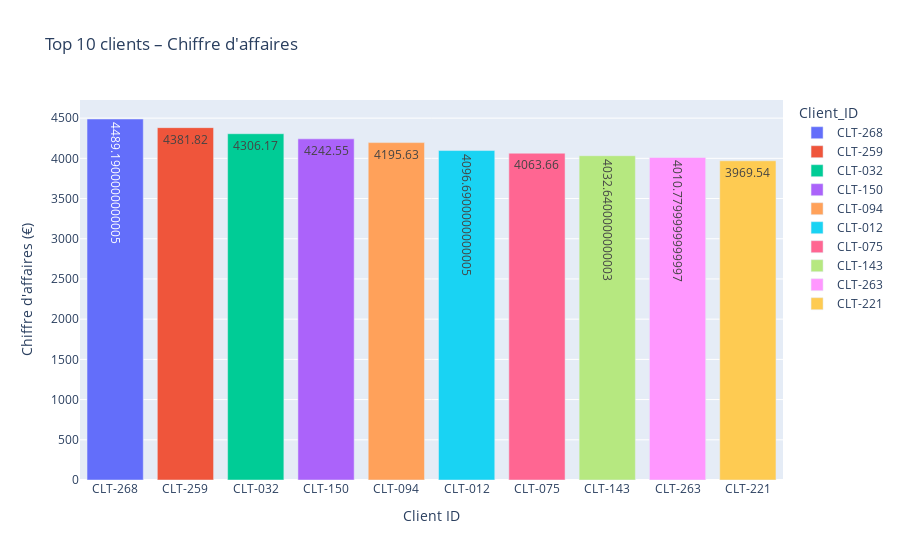

Write notebook code for a chart like this one.
### Code cell
fig = px.bar(
    top_clients,
    x='Client_ID',
    y='Total_Revenue',
    title='Top 10 clients – Chiffre d\'affaires',
    text='Total_Revenue',
    color='Client_ID'
)

fig.update_layout(xaxis_title='Client ID', yaxis_title='Chiffre d\'affaires (€)')
fig.show()

### Figure 1 — Plotly figure (JSON) as saved in the notebook; plotly's stock layout.template omitted (floating-point values rounded to 4 significant figures)
{"data": [{"alignmentgroup": "True", "hovertemplate": "Client_ID=%{x}<br>Total_Revenue=%{text}<extra></extra>", "legendgroup": "CLT-268", "marker": {"color": "#636efa", "pattern": {"shape": ""}}, "name": "CLT-268", "offsetgroup": "CLT-268", "orientation": "v", "showlegend": true, "text": [4489.0], "textposition": "auto", "type": "bar", "x": ["CLT-268"], "xaxis": "x", "y": [4489.0], "yaxis": "y"}, {"alignmentgroup": "True", "hovertemplate": "Client_ID=%{x}<br>Total_Revenue=%{text}<extra></extra>", "legendgroup": "CLT-259", "marker": {"color": "#EF553B", "pattern": {"shape": ""}}, "name": "CLT-259", "offsetgroup": "CLT-259", "orientation": "v", "showlegend": true, "text": [4382.0], "textposition": "auto", "type": "bar", "x": ["CLT-259"], "xaxis": "x", "y": [4382.0], "yaxis": "y"}, {"alignmentgroup": "True", "hovertemplate": "Client_ID=%{x}<br>Total_Revenue=%{text}<extra></extra>", "legendgroup": "CLT-032", "marker": {"color": "#00cc96", "pattern": {"shape": ""}}, "name": "CLT-032", "offsetgroup": "CLT-032", "orientation": "v", "showlegend": true, "text": [4306.0], "textposition": "auto", "type": "bar", "x": ["CLT-032"], "xaxis": "x", "y": [4306.0], "yaxis": "y"}, {"alignmentgroup": "True", "hovertemplate": "Client_ID=%{x}<br>Total_Revenue=%{text}<extra></extra>", "legendgroup": "CLT-150", "marker": {"color": "#ab63fa", "pattern": {"shape": ""}}, "name": "CLT-150", "offsetgroup": "CLT-150", "orientation": "v", "showlegend": true, "text": [4243.0], "textposition": "auto", "type": "bar", "x": ["CLT-150"], "xaxis": "x", "y": [4243.0], "yaxis": "y"}, {"alignmentgroup": "True", "hovertemplate": "Client_ID=%{x}<br>Total_Revenue=%{text}<extra></extra>", "legendgroup": "CLT-094", "marker": {"color": "#FFA15A", "pattern": {"shape": ""}}, "name": "CLT-094", "offsetgroup": "CLT-094", "orientation": "v", "showlegend": true, "text": [4196.0], "textposition": "auto", "type": "bar", "x": ["CLT-094"], "xaxis": "x", "y": [4196.0], "yaxis": "y"}, {"alignmentgroup": "True", "hovertemplate": "Client_ID=%{x}<br>Total_Revenue=%{text}<extra></extra>", "legendgroup": "CLT-012", "marker": {"color": "#19d3f3", "pattern": {"shape": ""}}, "name": "CLT-012", "offsetgroup": "CLT-012", "orientation": "v", "showlegend": true, "text": [4097.0], "textposition": "auto", "type": "bar", "x": ["CLT-012"], "xaxis": "x", "y": [4097.0], "yaxis": "y"}, {"alignmentgroup": "True", "hovertemplate": "Client_ID=%{x}<br>Total_Revenue=%{text}<extra></extra>", "legendgroup": "CLT-075", "marker": {"color": "#FF6692", "pattern": {"shape": ""}}, "name": "CLT-075", "offsetgroup": "CLT-075", "orientation": "v", "showlegend": true, "text": [4064.0], "textposition": "auto", "type": "bar", "x": ["CLT-075"], "xaxis": "x", "y": [4064.0], "yaxis": "y"}, {"alignmentgroup": "True", "hovertemplate": "Client_ID=%{x}<br>Total_Revenue=%{text}<extra></extra>", "legendgroup": "CLT-143", "marker": {"color": "#B6E880", "pattern": {"shape": ""}}, "name": "CLT-143", "offsetgroup": "CLT-143", "orientation": "v", "showlegend": true, "text": [4033.0], "textposition": "auto", "type": "bar", "x": ["CLT-143"], "xaxis": "x", "y": [4033.0], "yaxis": "y"}, {"alignmentgroup": "True", "hovertemplate": "Client_ID=%{x}<br>Total_Revenue=%{text}<extra></extra>", "legendgroup": "CLT-263", "marker": {"color": "#FF97FF", "pattern": {"shape": ""}}, "name": "CLT-263", "offsetgroup": "CLT-263", "orientation": "v", "showlegend": true, "text": [4011.0], "textposition": "auto", "type": "bar", "x": ["CLT-263"], "xaxis": "x", "y": [4011.0], "yaxis": "y"}, {"alignmentgroup": "True", "hovertemplate": "Client_ID=%{x}<br>Total_Revenue=%{text}<extra></extra>", "legendgroup": "CLT-221", "marker": {"color": "#FECB52", "pattern": {"shape": ""}}, "name": "CLT-221", "offsetgroup": "CLT-221", "orientation": "v", "showlegend": true, "text": [3970.0], "textposition": "auto", "type": "bar", "x": ["CLT-221"], "xaxis": "x", "y": [3970.0], "yaxis": "y"}], "layout": {"barmode": "relative", "legend": {"title": {"text": "Client_ID"}, "tracegroupgap": 0}, "title": {"text": "Top 10 clients – Chiffre d'affaires"}, "xaxis": {"anchor": "y", "categoryarray": ["CLT-268", "CLT-259", "CLT-032", "CLT-150", "CLT-094", "CLT-012", "CLT-075", "CLT-143", "CLT-263", "CLT-221"], "categoryorder": "array", "domain": [0, 1], "title": {"text": "Client ID"}}, "yaxis": {"anchor": "x", "domain": [0, 1], "title": {"text": "Chiffre d'affaires (€)"}}}}
